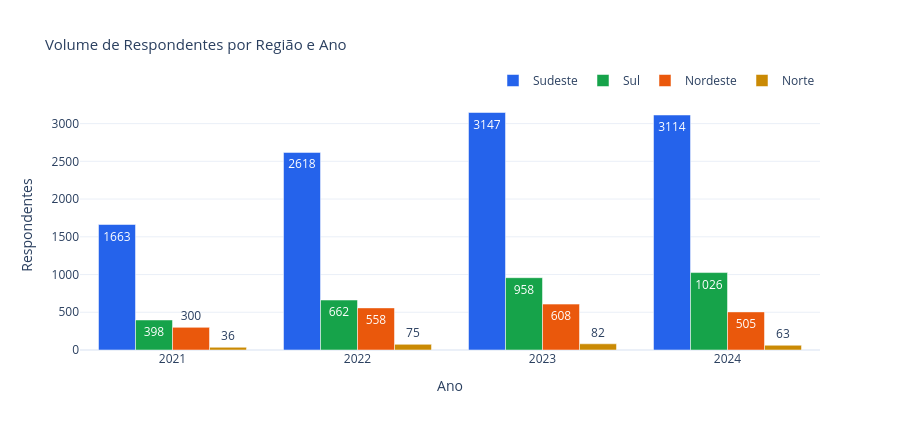

The notebook cell saved with this chart:
### Markdown cell above
---
## G-R2 — Volume de Respondentes por Região e Ano
> Entender o peso amostral de cada região antes de comparar proporções.

### Code cell
vol = (
    df_reg.groupby(['ano_pesquisa', 'regiao'], observed=True)
    .size().reset_index(name='n')
)

fig = go.Figure()
for regiao in REGIOES:
    sub = vol[vol['regiao'] == regiao]
    fig.add_trace(go.Bar(
        x=sub['ano_pesquisa'],
        y=sub['n'],
        name=regiao,
        marker_color=CORES_REGIAO[regiao],
        text=sub['n'],
        textposition='auto',
    ))

fig = layout_padrao(fig, 'Volume de Respondentes por Região e Ano', height=430, barmode='group')
fig.update_yaxes(title_text='Respondentes')
fig.update_xaxes(title_text='Ano')
fig.show()

### Figure 1 — Plotly figure (JSON) as saved in the notebook; plotly's stock layout.template omitted (floating-point values rounded to 4 significant figures)
{"data": [{"marker": {"color": "#2563EB"}, "name": "Sudeste", "text": [1663, 2618, 3147, 3114], "textposition": "auto", "type": "bar", "x": ["2021", "2022", "2023", "2024"], "y": [1663, 2618, 3147, 3114]}, {"marker": {"color": "#16A34A"}, "name": "Sul", "text": [398, 662, 958, 1026], "textposition": "auto", "type": "bar", "x": ["2021", "2022", "2023", "2024"], "y": [398, 662, 958, 1026]}, {"marker": {"color": "#EA580C"}, "name": "Nordeste", "text": [300, 558, 608, 505], "textposition": "auto", "type": "bar", "x": ["2021", "2022", "2023", "2024"], "y": [300, 558, 608, 505]}, {"marker": {"color": "#9333EA"}, "name": "Centro-Oeste", "text": [], "textposition": "auto", "type": "bar", "x": [], "y": []}, {"marker": {"color": "#CA8A04"}, "name": "Norte", "text": [36, 75, 82, 63], "textposition": "auto", "type": "bar", "x": ["2021", "2022", "2023", "2024"], "y": [36, 75, 82, 63]}], "layout": {"barmode": "group", "height": 430, "legend": {"orientation": "h", "x": 1, "xanchor": "right", "y": 1.02, "yanchor": "bottom"}, "title": {"font": {"size": 15}, "text": "Volume de Respondentes por Região e Ano"}, "xaxis": {"title": {"text": "Ano"}}, "yaxis": {"title": {"text": "Respondentes"}}}}
